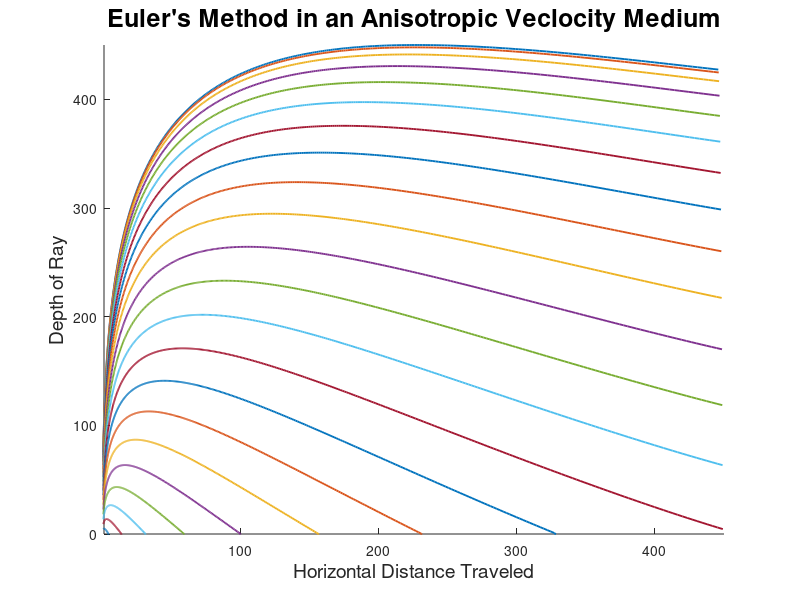

This figure's MATLAB source: (Note: this script raises an error after producing the figure.)
%%%%%% Code to Generate Nice Looking Plots %%%%%%

clear
close all

%%%%%%%% Create Velocity and Slowness Models %%%%%%%%

v0 = 0.5;
vf = 5;
dv = .01; 
nv = floor((vf - v0)/dv);

s0_2 = 1/v0^2;
sf_2 = 1/vf^2;
gradSlo2 = (sf_2 - s0_2) / nv;
nx = nv; 
nz = nv;
vals = [1:nv];

%%%%%%%% Structs for Evaluating the Difference Between Solutions %%%%%%%%
allPosVec = struct('x_Pos',vals,'z_Pos',vals);
allPltVec = struct('x_Plt',vals,'z_Plt',vals);

%%%%%%%% Euler's Method Implementation %%%%%%%%%

t0 = 0; 
tf = 430;
nt = nv; 
dt = (tf-t0)/nt;

xPos0 = 0; 
zPos0 = 0; 

xPos = vals;
zPos = vals;
xDir = vals;
zDir = vals;
tVec = vals;

xPos(1) = xPos0;
zPos(1) = zPos0;

a0 = 0;
af = 90;
da = 4; 
na = floor((af - a0)/da);

slo2Vec=vals;
for islo=1:nv
    slo2Vec(islo)=s0_2+gradSlo2*islo; 
end
slo=sqrt(slo2Vec); 
zv0=.7; 
zvf=7; 
zslo0=1/zv0; 
zslof=1/zvf;
gsz=(zslof-zslo0)/nv; 
xsloVec=vals; 
zsloVec=vals; 

for ixz=1:nv
    zsloVec(ixz)=zslo0+ixz*gsz; 
    xsloVec(ixz)=sqrt(slo(ixz)^2-zsloVec(ixz)^2);
end

gsx=vals; 
dsx=(xsloVec(end)-xsloVec(1))/nv; 
for a=1:na+1
    alpha = a0 + (a-1)*da;
    xDir0 = sind(alpha); 
    zDir0 = cosd(alpha); 
    xDir(1) = xDir0; 
    zDir(1) = zDir0; 
    
    for ix=1:nv-1
        if ix == 1
            gsx(ix) = (xsloVec(ix+1) - xsloVec(ix))/dsx; 
        else
            gsx(ix) = (xsloVec(ix+1) - xsloVec(ix-1))/(2*dsx);
        end
        gsx(nv)=gsx(nv-1); 
        xPos(ix+1) = xPos(ix) + xDir(ix)*dt;
        xDir(ix+1) = xDir(ix) + gsx(ix)*dt; 
    end
    for ix=1:nv-1
        zPos(ix+1) = zPos(ix) + zDir(ix)*dt;
        zDir(ix+1) = zDir(ix) + gsz*dt; 
        if zPos(ix+1) < 0
            zPos(ix+1) = -1; 
        end
    end
    allPosVec(a).x_Pos = xPos; 
    allPosVec(a).z_Pos = zPos; 
end


%%%%% Plot Velocity Colormap in the Background %%%%%%%%
maxx=0; 
maxz=0;

for ia=1:na
    tempx=max(allPosVec(ia).x_Pos); 
    tempz=max(allPosVec(ia).z_Pos); 
    if tempx > maxx
        maxx=tempx; 
    end
    if tempz > maxz
        maxz=tempz; 
    end
end

scalex=nv/maxx;
scalez=nv/maxz;
map=colormap(gray((maxx+1)*(maxz+1))); 
slo2 = [1:maxz];

slo2D=zeros(nv,nv);
for ix=1:nv
    for iz=1:nv
        slo2D(ix,iz)=(xsloVec(ix)^2+zsloVec(iz)^2);
    end
end
vel=1./slo2D;

hold on
for ia=1:na
    aPosx=allPosVec(ia).x_Pos * scalex; 
    aPosz=allPosVec(ia).z_Pos * scalez;
    plot(aPosx,aPosz,'LineWidth',1.35)
end
title('Euler''s Method in an Anisotropic Veclocity Medium','fontsize',18)
ylabel('Depth of Ray','fontsize',14)
xlabel('Horizontal Distance Traveled','fontsize',14)
axis([1,nv,0,nv]);
ax=gca;
ax.Box='on';
b=surf(slo2D,'EdgeColor','none');
view(0,90);
z=get(b,'Zdata');
set(b,'Zdata',z-10);
set(gca,'YDir','reverse');
c = colorbar;
c.Label.String= 'Slowness';
c.FontSize=12;
hold off

%%%%%%%%% Error %%%%%%%%%
error=dt*dt*0.5*sqrt(gsz^2 + gsx.^2); 
figure; 
plot(error)
xlabel('Number of Steps (dt)')
ylabel('Magnitude of Error')
title('Error for Inhomogenous Velocity Model')






